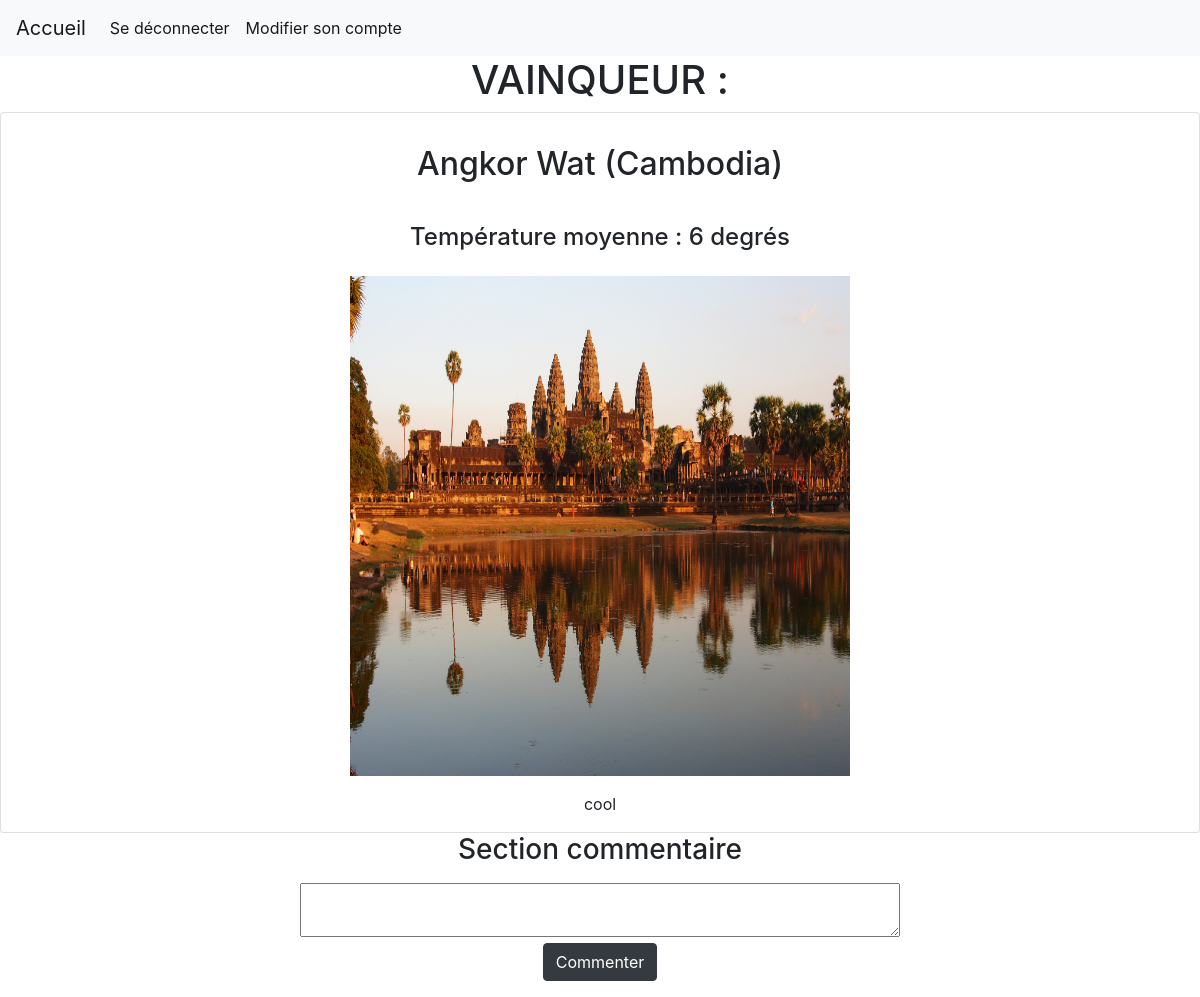
/ProjetWebS4/voirResultats.php?IdElec=35, run on the app's committed database.
### tables this page shows
CREATE TABLE `Destination` (
  `IdDestination` int(11) NOT NULL AUTO_INCREMENT,
  `Nom` varchar(25) NOT NULL,
  `Pays` varchar(25) NOT NULL,
  `TempMoyenne` int(2) NOT NULL,
  `Description` varchar(100) NOT NULL,
  `Image` varchar(50) NOT NULL,
   PRIMARY KEY (IdDestination)
);

### ProjetWebS4/voirResultats.php (the view, shortened to what this page needs)
<!DOCTYPE html>
<html>
<head>
	<link rel="stylesheet" href="https://stackpath.bootstrapcdn.com/bootstrap/4.3.1/css/bootstrap.min.css">
</head>
<header>
	<nav class="navbar navbar-expand-lg navbar-light bg-light">
		<div class="collapse navbar-collapse" id="navbarTogglerDemo01">
			<?php
				if($_SESSION['estOrg'] == 1){
					echo "<a class='navbar-brand' href='organisateur.php'>Accueil</a>";
				}else{
					echo "<a class='navbar-brand' href='electeur.php'>Accueil</a>";
				}
			 ?>
    		<ul class="navbar-nav mr-auto mt-2 mt-lg-0">
      		<li class="nav-item active">
        		<a class="nav-link" href="scripts/scriptDeconnexion.php">Se déconnecter</a>
      		</li>
      		<li class="nav-item active">
        		<a class="nav-link" href="modifierCompte.php">Modifier son compte</a>
      		</li>
  		</div>
	</nav>
</header>
<body>
<?php
	$connexion = mysqli_connect("localhost", "root", "") or die("Impossible de se connecter : " . mysqli_error($connexion));
	mysqli_select_db($connexion, "ProjetWebS4");
	if(isset($_GET['IdElec'])) {
		$requete = "SELECT IdDestination FROM Participation WHERE nbVotes IN (SELECT MAX(nbVotes) FROM Participation WHERE IdElection='".$_GET['IdElec']."')";
		$execute = mysqli_query($connexion, $requete);
		$reponse = mysqli_fetch_array($execute);
		$gagnant = $reponse[0];
		$requete = "SELECT * FROM Destination WHERE IdDestination = '".$gagnant."'";
		$execute = mysqli_query($connexion, $requete);
		$reponse = mysqli_fetch_array($execute);
		echo "<div style='text-align:center;'><h1 class='h1'>VAINQUEUR : </h1>";
		echo "<div class='card' style='text-align:center;'></p>";
		echo "<p><h2>".$reponse[1]." (".$reponse[2].")</h2></p>";
		echo "<p><h4>Température moyenne : ".$reponse[3]." degrés</h4></p>";
		echo "<p><img src='".$reponse[5]."'class='img-fluid'  style='width:500px;height:500px;'></p>";
		echo "<p>".$reponse[4]."</p>";
		echo "</div>";
	}
?>
<h3>Section commentaire</h3>
<?php
	if(isset($_GET['IdElec'])) {
		$idElec = $_GET['IdElec'];
		echo "<form  method='POST' name='commentaire' action='scripts/scriptCommentaire.php' accept-charset='UTF-8'>
		<input type='hidden' name='pseudo' value='".$_SESSION['pseudo']."'>
		<input type='hidden' name='idElec' value='".$idElec."'>
		<textarea name='message' style='width:50%'></textarea><br>
		<p><input type='submit' name='submit' class='btn btn-dark' id='posterComm' value='Commenter'></input></p>
		</form>";
	}
?>
</body>
</html>

### data on the page
destination: Nom "Angkor Wat", Pays "Cambodia", TempMoyenne "6", Image (picture), Description "cool"
